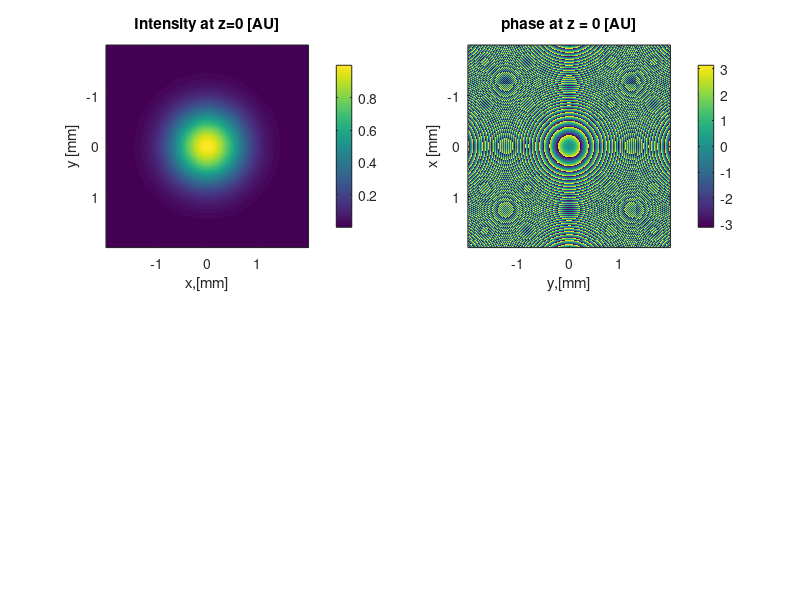

Reproduce this figure in MATLAB. (Note: this script raises an error after producing the figure.)
%This resets the environment 
clear all; close all; clc;

%Define simulation propoerties
lambda = 1.0E-6; % wavelength [m]
ps = 10.0E-6; % Pixel Size [m]
LX = 400; % Number of data points laong X axis
LY = 400; % Number of data points laong Y axis

%Define simulation environment : propagation axis
NZ = 51; % Number of points along Z axis
radius = 0.05;
z = linspace(0,radius, NZ); % Define the axis of depths to use [m]

%Create coordinates and mesh axis for fast calculation
UX = 1:LX;UX = UX*ps;UX = UX-mean(UX);
UY = 1:LY;UY = UY*ps;UY = UY-mean(UY);
[XX,YY] = ndgrid(UX,UY);

%%%%%% EDIT BELOW THIS LINE ONLY
%Build a source by defining Amplitude and Phase here, 
%Hint : use XX, and YY 



Phase = (2*pi/lambda)*(radius - (XX.^2 + YY.^2)/(2*radius));
r = 0.001;
Amplitude = exp(-(XX.^2 + YY.^2) / (r^2));                                                                                                                                                               


%%%%%% EDIT ABOVE THIS LINE ONLY


%Do not edit further
% Compute Input ocmplex field
Field1 = Amplitude.*exp(1i*Phase);

%visualize input field, intensity and phase
f = figure(1);
subplot(2,2,1)
imagesc(1000*UX,1000*UY,abs(Field1').^2); 
axis image; 
xlabel('x,[mm]'); ylabel('y [mm]');
title('Intensity at z=0 [AU]'); colorbar;
subplot(2,2,2)
imagesc(1000*UX,1000*UY,angle(Field1')); 
axis image; 
xlabel('y,[mm]'); ylabel('x [mm]');
title('phase at z = 0 [AU]'); colorbar

%Run simulation : in NZ steps : 
for j = 1:NZ
    % Start by calculating propagated field at a distance z(j)
[Field2] = propagate(Field1,lambda,z(j),ps);

%Display propagated field
f = figure(1);
subplot(2,2,3)
imagesc(1000*UX,1000*UY,abs(Field2').^2); 
axis image; 
xlabel('x,[mm]');ylabel('y [mm]');
caxis([0 max(max(abs(Field2').^2))])
title(['Intensity at z = ' int2str(abs(1000*z(j))) 'mm [AU]']); 
colorbar;

subplot(2,2,4)
imagesc(1000*UX,1000*UY,angle(Field2')); 
axis image; 
xlabel('x,[mm]');ylabel('y [mm]');
title(['phase at z = ' int2str(abs(1000*z(j))) 'mm [AU]']);
colorbar
drawnow
pause(0.001) % Wait 0.1 seconds
end
